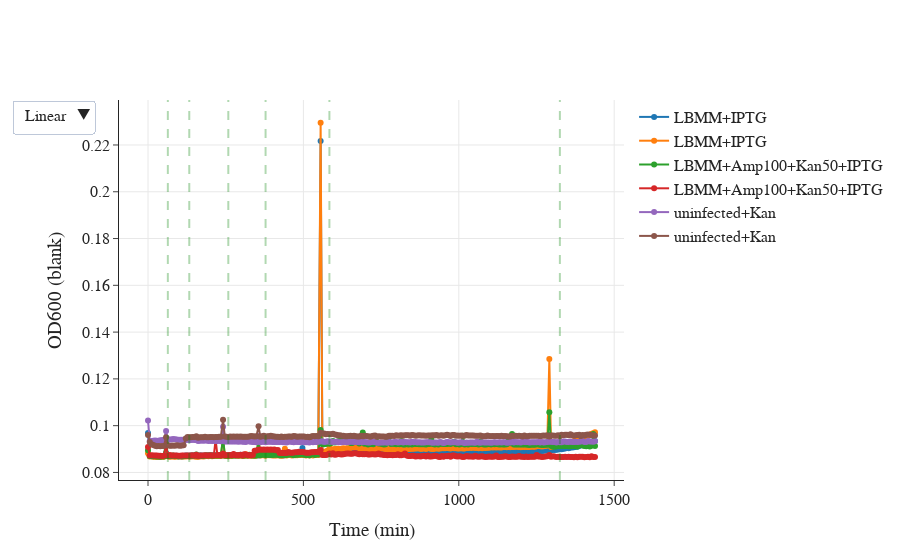

Notebook cell for this chart:
### Code cell
xdata = df.to_numpy()[0]/60;
ydata1 = df.loc['A6'].to_numpy()
ydata2 = df.loc['B6'].to_numpy()
ydata3 = df.loc['C6'].to_numpy()
ydata4 = df.loc['D6'].to_numpy()
ydata5 = df.loc['D2'].to_numpy()
ydata6 = df.loc['D3'].to_numpy()

fig = go.Figure()
fig.add_trace(go.Scatter(
    x=xdata,
    y=ydata1,
    mode='lines+markers', # Style name/legend entry with html tags
    name='LBMM+IPTG'# override default to connect the gaps
))

fig.add_trace(go.Scatter(
    x=xdata,
    y=ydata2,
    mode='lines+markers', # Style name/legend entry with html tags
    name='LBMM+IPTG'# override default to connect the gaps
))

fig.add_trace(go.Scatter(
    x=xdata,
    y=ydata3,
    mode='lines+markers', # Style name/legend entry with html tags
    name='LBMM+Amp100+Kan50+IPTG'# override default to connect the gaps
))

fig.add_trace(go.Scatter(
    x=xdata,
    y=ydata4,
    mode='lines+markers', # Style name/legend entry with html tags
    name='LBMM+Amp100+Kan50+IPTG'# override default to connect the gaps
))

fig.add_trace(go.Scatter(
    x=xdata,
    y=ydata5,
    mode='lines+markers', # Style name/legend entry with html tags
    name='uninfected+Kan'# override default to connect the gaps
))

fig.add_trace(go.Scatter(
    x=xdata,
    y=ydata6,
    mode='lines+markers', # Style name/legend entry with html tags
    name='uninfected+Kan'# override default to connect the gaps
))

for i in [10,21,42,62,97,227]:
    fig.add_vline(x=time[i],line_width=2, line_dash="dash", line_color="green")

fig.update_layout(template='simple_white',\
                  xaxis_title='Time (min)',\
                  yaxis_title='OD600 (blank)',\
                  updatemenus=[dict(\
                       buttons=[\
                                dict(label="Linear",  method="relayout", args=[{"yaxis.type": "linear"}]),\
                                dict(label="Log", method="relayout", args=[{"yaxis.type": "log"}]),\
                               ])])
fig.update_xaxes(showgrid=True)
fig.update_yaxes(showgrid=True)
fig.layout.font.family = 'Arial'; fig.layout.font.size = 16

fig.show()
fig.write_html("data_211105/02_blank.html")

### Figure 1 — Plotly figure (JSON) as saved in the notebook; plotly's stock layout.template omitted (floating-point values rounded to 4 significant figures; data arrays with more than 128 entries replaced by an {"elided": "..."} marker saying what was removed)
{"data": [{"mode": "lines+markers", "name": "LBMM+IPTG", "type": "scatter", "x": {"elided": "254 float values"}, "y": {"elided": "254 float values"}}, {"mode": "lines+markers", "name": "LBMM+IPTG", "type": "scatter", "x": {"elided": "254 float values"}, "y": {"elided": "254 float values"}}, {"mode": "lines+markers", "name": "LBMM+Amp100+Kan50+IPTG", "type": "scatter", "x": {"elided": "254 float values"}, "y": {"elided": "254 float values"}}, {"mode": "lines+markers", "name": "LBMM+Amp100+Kan50+IPTG", "type": "scatter", "x": {"elided": "254 float values"}, "y": {"elided": "254 float values"}}, {"mode": "lines+markers", "name": "uninfected+Kan", "type": "scatter", "x": {"elided": "254 float values"}, "y": {"elided": "254 float values"}}, {"mode": "lines+markers", "name": "uninfected+Kan", "type": "scatter", "x": {"elided": "254 float values"}, "y": {"elided": "254 float values"}}], "layout": {"font": {"family": "Arial", "size": 16}, "shapes": [{"line": {"color": "green", "dash": "dash", "width": 2}, "type": "line", "x0": 63.85, "x1": 63.85, "xref": "x", "y0": 0, "y1": 1, "yref": "y domain"}, {"line": {"color": "green", "dash": "dash", "width": 2}, "type": "line", "x0": 132.8, "x1": 132.8, "xref": "x", "y0": 0, "y1": 1, "yref": "y domain"}, {"line": {"color": "green", "dash": "dash", "width": 2}, "type": "line", "x0": 258.4, "x1": 258.4, "xref": "x", "y0": 0, "y1": 1, "yref": "y domain"}, {"line": {"color": "green", "dash": "dash", "width": 2}, "type": "line", "x0": 378.3, "x1": 378.3, "xref": "x", "y0": 0, "y1": 1, "yref": "y domain"}, {"line": {"color": "green", "dash": "dash", "width": 2}, "type": "line", "x0": 583.7, "x1": 583.7, "xref": "x", "y0": 0, "y1": 1, "yref": "y domain"}, {"line": {"color": "green", "dash": "dash", "width": 2}, "type": "line", "x0": 1325.0, "x1": 1325.0, "xref": "x", "y0": 0, "y1": 1, "yref": "y domain"}], "updatemenus": [{"buttons": [{"args": [{"yaxis.type": "linear"}], "label": "Linear", "method": "relayout"}, {"args": [{"yaxis.type": "log"}], "label": "Log", "method": "relayout"}]}], "xaxis": {"showgrid": true, "title": {"text": "Time (min)"}}, "yaxis": {"showgrid": true, "title": {"text": "OD600 (blank)"}}}}
